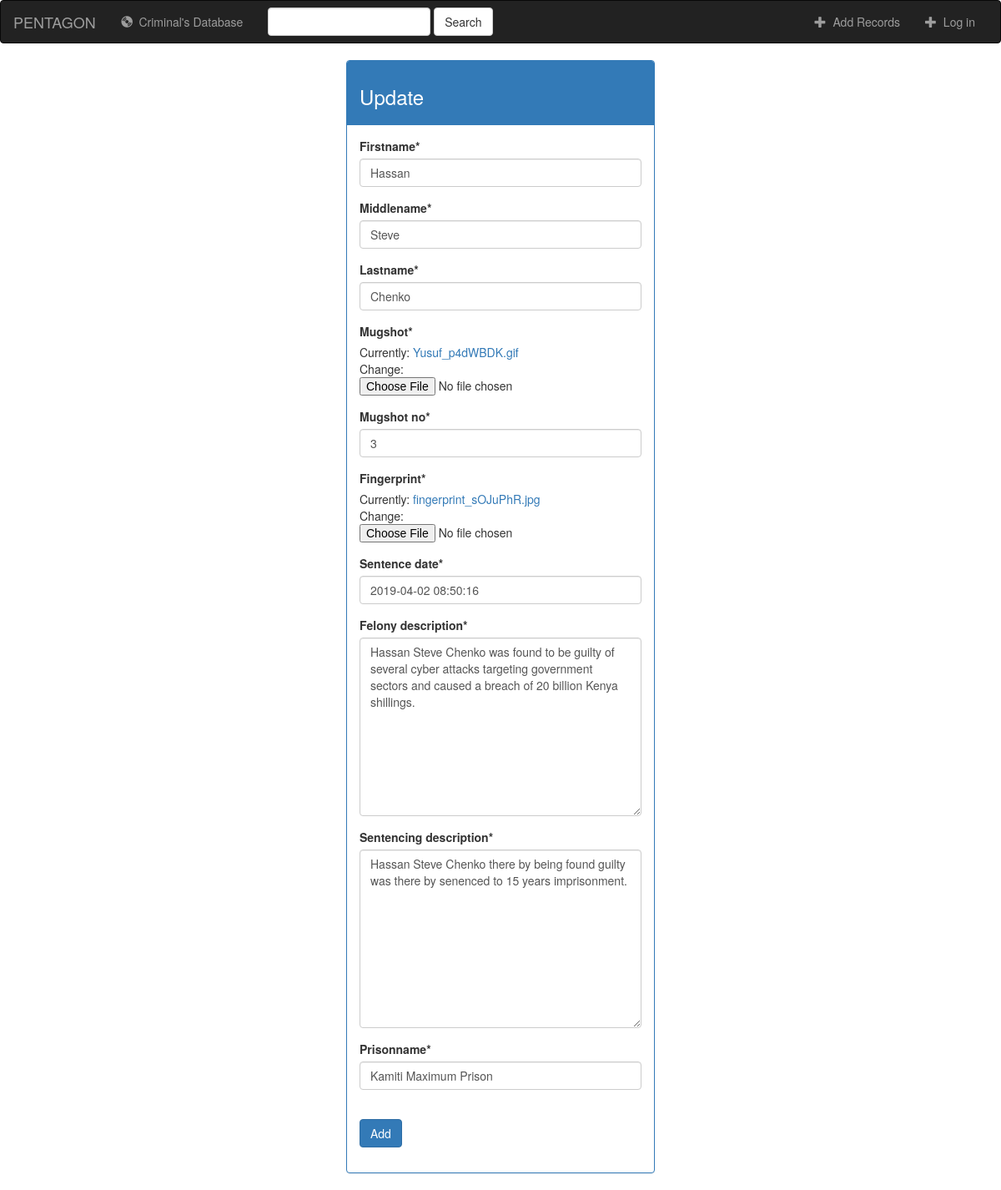
Screenshot of /3/update/ with the database file from the repository.
### judiciary/models.py (models this page shows, shortened)
class Criminal(models.Model):
    firstname = models.CharField(max_length=20)
    middlename = models.CharField(max_length=20)
    lastname = models.CharField(max_length=20)
    mugshot = models.FileField()
    mugshot_no = models.IntegerField()
    fingerprint = models.FileField()
    sentence_date = models.DateTimeField(default=timezone.now())
    felony_description = models.TextField()
    sentencing_description = models.TextField()
    prisonname = models.CharField(max_length=50)

### judiciary/views.py (the view, shortened to what this page needs)
# urls.py: path('<int:pk>/update/', CriminalUpdateView.as_view(), name='update'),
class CriminalUpdateView(UpdateView):
    model = Criminal
    fields = ['firstname', 'middlename', 'lastname', 'mugshot', 'mugshot_no', 'fingerprint', 'sentence_date', 'felony_description', 'sentencing_description', 'prisonname']

### judiciary/templates/judiciary/criminal_form.html (shortened to what this page needs)
{% extends 'judiciary/base.html' %}
{% load crispy_forms_tags %}
{% block content %}
<link rel="stylesheet" href="https://maxcdn.bootstrapcdn.com/bootstrap/3.3.6/css/bootstrap.min.css"
      xmlns="http://www.w3.org/1999/html">
<div class="container-fluid">
    <div class="row">
        <div class="col-sm-4"></div>
        <div class="col-sm-4">
            <div class="panel panel-primary">
                <div class="panel-heading">
                    <h3 class="text-default">{% if object %}Update{% else %}Add records{% endif %}</h3>
                </div>
                <div class="panel-body">
                  <form method="post" action="" enctype="multipart/form-data">
                      {{ form|crispy }}
                      <div class="form-group">
                          <br>
                          <button type="submit" class="btn btn-primary">Add</button>
                      </div>
                  </form>
                </div>
            </div>
        </div>
    </div>
</div>
{% endblock %}

### rows the page displays
Criminal: firstname "Hassan", middlename "Steve", lastname "Chenko", mugshot_no "3", sentence_date "2019-04-02 08:50:16", felony_description "Hassan Steve Chenko was found to be guilty of several cyber attacks targeting government sectors and caused a breach of 20 billion Kenya shillings.", sentencing_description "Hassan Steve Chenko there by being found guilty was there by senenced to 15 years imprisonment.", prisonname "Kamiti Maximum Prison"
